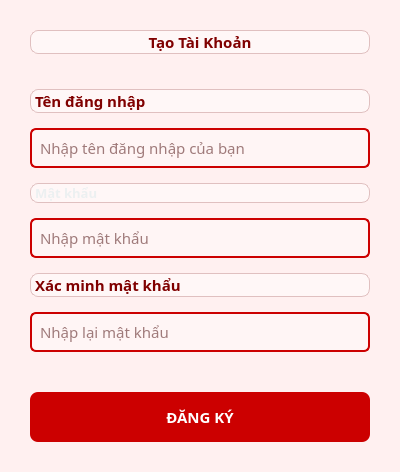
<?xml version="1.0" encoding="UTF-8"?>
<ui version="4.0">
 <class>RegisterWindow</class>
 <widget class="QMainWindow" name="RegisterWindow">
  <property name="geometry">
   <rect>
    <x>0</x>
    <y>0</y>
    <width>400</width>
    <height>472</height>
   </rect>
  </property>
  <property name="windowTitle">
   <string>Đăng Ký</string>
  </property>
  <property name="styleSheet">
   <string notr="true">QWidget {
    background-color: #fff0f0;
    font-family: &quot;Segoe UI&quot;, sans-serif;
    font-size: 11pt;
    color: #600000;
}

QLabel {
    color: #800000;
    font-weight: bold;
}

QLineEdit {
    background-color: #fff5f5;
    border: 2px solid #cc0000;
    border-radius: 6px;
    padding: 6px;
    color: #400000;
}

QLineEdit:focus {
    border: 2px solid #ff3333;
    background-color: #ffeeee;
}

QPushButton {
    background-color: #cc0000;
    color: white;
    border-radius: 8px;
    padding: 10px;
    font-weight: bold;
}

QPushButton:hover {
    background-color: #e60000;
}

QPushButton:pressed {
    background-color: #990000;
}

QFrame {
    background-color: #fff7f7;
    border: 1px solid #e0c0c0;
    border-radius: 8px;
}

QMessageBox {
    background-color: #fff0f0;
    color: #600000;
}
</string>
  </property>
  <widget class="QWidget" name="centralwidget">
   <layout class="QVBoxLayout" name="verticalLayout">
    <property name="spacing">
     <number>15</number>
    </property>
    <property name="leftMargin">
     <number>30</number>
    </property>
    <property name="topMargin">
     <number>30</number>
    </property>
    <property name="rightMargin">
     <number>30</number>
    </property>
    <property name="bottomMargin">
     <number>30</number>
    </property>
    <item>
    <widget class="QLabel" name="titleLabel">
     <property name="font">
      <font>
       <family>Segoe UI,sans-serif</family>
       <pointsize>11</pointsize>
       <weight>75</weight>
       <bold>true</bold>
      </font>
     </property>
     <property name="styleSheet">
      <string notr="true">QWidget {
    background-color: #fff0f0;
    font-family: &quot;Segoe UI&quot;, sans-serif;
    font-size: 11pt;
    color: #600000;
}

QLabel {
    color: #800000;
    font-weight: bold;
}

QLineEdit {
    background-color: #fff5f5;
    border: 2px solid #cc0000;
    border-radius: 6px;
    padding: 6px;
    color: #400000;
}

QLineEdit:focus {
    border: 2px solid #ff3333;
    background-color: #ffeeee;
}

QPushButton {
    background-color: #cc0000;
    color: white;
    border-radius: 8px;
    padding: 10px;
    font-weight: bold;
}

QPushButton:hover {
    background-color: #e60000;
}

QPushButton:pressed {
    background-color: #990000;
}

QFrame {
    background-color: #fff7f7;
    border: 1px solid #e0c0c0;
    border-radius: 8px;
}

QMessageBox {
    background-color: #fff0f0;
    color: #600000;
}
</string>
     </property>
     <property name="text">
      <string>Tạo Tài Khoản</string>
     </property>
     <property name="alignment">
      <set>Qt::AlignCenter</set>
     </property>
    </widget>
   </item>
   <item>
    <spacer name="verticalSpacer_2">
     <property name="orientation">
      <enum>Qt::Vertical</enum>
     </property>
     <property name="sizeType">
      <enum>QSizePolicy::Fixed</enum>
     </property>
     <property name="sizeHint" stdset="0">
      <size>
       <width>20</width>
       <height>20</height>
      </size>
     </property>
    </spacer>
   </item>
   <item>
    <widget class="QLabel" name="usernameLabel">
     <property name="font">
      <font>
       <family>Segoe UI,sans-serif</family>
       <pointsize>11</pointsize>
       <weight>75</weight>
       <bold>true</bold>
      </font>
     </property>
     <property name="text">
      <string>Tên đăng nhập</string>
     </property>
    </widget>
   </item>
   <item>
    <widget class="QLineEdit" name="usernameLineEdit">
     <property name="minimumSize">
      <size>
       <width>0</width>
       <height>40</height>
      </size>
     </property>
     <property name="font">
      <font>
       <family>Segoe UI,sans-serif</family>
       <pointsize>11</pointsize>
      </font>
     </property>
     <property name="placeholderText">
      <string>Nhập tên đăng nhập của bạn</string>
     </property>
    </widget>
   </item>
   <item>
    <widget class="QLabel" name="passwordLabel">
     <property name="font">
      <font>
       <family>Segoe UI,sans-serif</family>
       <pointsize>10</pointsize>
       <weight>75</weight>
       <bold>true</bold>
      </font>
     </property>
     <property name="styleSheet">
      <string notr="true">QWidget#RegisterForm {
    background-color: #2c3e50; /* Màu nền xanh đen đậm */
}

/* Áp dụng cho các nhãn (Tên đăng nhập, Mật khẩu,...) */
QLabel {
    color: #ecf0f1; /* Màu chữ trắng xám */
    font-size: 10pt;
}

/* Nhãn tiêu đề &quot;Tạo Tài Khoản&quot; */
QLabel#titleLabel {
    color: #ffffff; /* Màu trắng */
    font-size: 24pt;
    font-weight: bold;
}

/* Áp dụng cho các ô nhập liệu */
QLineEdit {
    background-color: #34495e; /* Màu nền ô nhập liệu */
    border: 1px solid #34495e;
    border-radius: 8px; /* Bo tròn góc */
    padding: 0 10px; /* Thụt lề cho chữ bên trong */
    color: #ecf0f1; /* Màu chữ khi nhập */
    font-size: 11pt;
}

/* Hiệu ứng khi focus vào ô nhập liệu */
QLineEdit:focus {
    border: 1px solid #e74c3c; /* Viền chuyển sang màu đỏ khi được chọn */
}

/* Nút bấm ĐĂNG KÝ */
QPushButton#registerButton {
    background-color: #e74c3c; /* Màu nền đỏ */
    color: #ffffff; /* Màu chữ trắng */
    border: none;
    border-radius: 8px;
    font-size: 12pt;
    font-weight: bold;
}

/* Hiệu ứng khi di chuột qua nút */
QPushButton#registerButton:hover {
    background-color: #c0392b; /* Màu đỏ đậm hơn */
}

/* Hiệu ứng khi nhấn nút */
QPushButton#registerButton:pressed {
    background-color: #a93226; /* Màu đỏ đậm hơn nữa */
}</string>
     </property>
     <property name="text">
      <string>Mật khẩu</string>
     </property>
    </widget>
   </item>
   <item>
    <widget class="QLineEdit" name="passwordLineEdit">
     <property name="minimumSize">
      <size>
       <width>0</width>
       <height>40</height>
      </size>
     </property>
     <property name="font">
      <font>
       <family>Segoe UI,sans-serif</family>
       <pointsize>11</pointsize>
      </font>
     </property>
     <property name="echoMode">
      <enum>QLineEdit::Password</enum>
     </property>
     <property name="placeholderText">
      <string>Nhập mật khẩu</string>
     </property>
    </widget>
   </item>
   <item>
    <widget class="QLabel" name="verifyPasswordLabel">
     <property name="font">
      <font>
       <family>Segoe UI,sans-serif</family>
       <pointsize>11</pointsize>
       <weight>75</weight>
       <bold>true</bold>
      </font>
     </property>
     <property name="text">
      <string>Xác minh mật khẩu</string>
     </property>
    </widget>
   </item>
   <item>
    <widget class="QLineEdit" name="verifyPasswordLineEdit">
     <property name="minimumSize">
      <size>
       <width>0</width>
       <height>40</height>
      </size>
     </property>
     <property name="font">
      <font>
       <family>Segoe UI,sans-serif</family>
       <pointsize>11</pointsize>
      </font>
     </property>
     <property name="echoMode">
      <enum>QLineEdit::Password</enum>
     </property>
     <property name="placeholderText">
      <string>Nhập lại mật khẩu</string>
     </property>
    </widget>
   </item>
   <item>
    <spacer name="verticalSpacer">
     <property name="orientation">
      <enum>Qt::Vertical</enum>
     </property>
     <property name="sizeHint" stdset="0">
      <size>
       <width>20</width>
       <height>40</height>
      </size>
     </property>
    </spacer>
   </item>
   <item>
    <widget class="QPushButton" name="registerButton">
     <property name="minimumSize">
      <size>
       <width>0</width>
       <height>50</height>
      </size>
     </property>
     <property name="font">
      <font>
       <family>Segoe UI,sans-serif</family>
       <pointsize>11</pointsize>
       <weight>75</weight>
       <bold>true</bold>
      </font>
     </property>
     <property name="cursor">
      <cursorShape>PointingHandCursor</cursorShape>
     </property>
     <property name="text">
      <string>ĐĂNG KÝ</string>
     </property>
    </widget>
    </item>
   </layout>
  </widget>
 </widget>
 <resources/>
 <connections/>
</ui>
